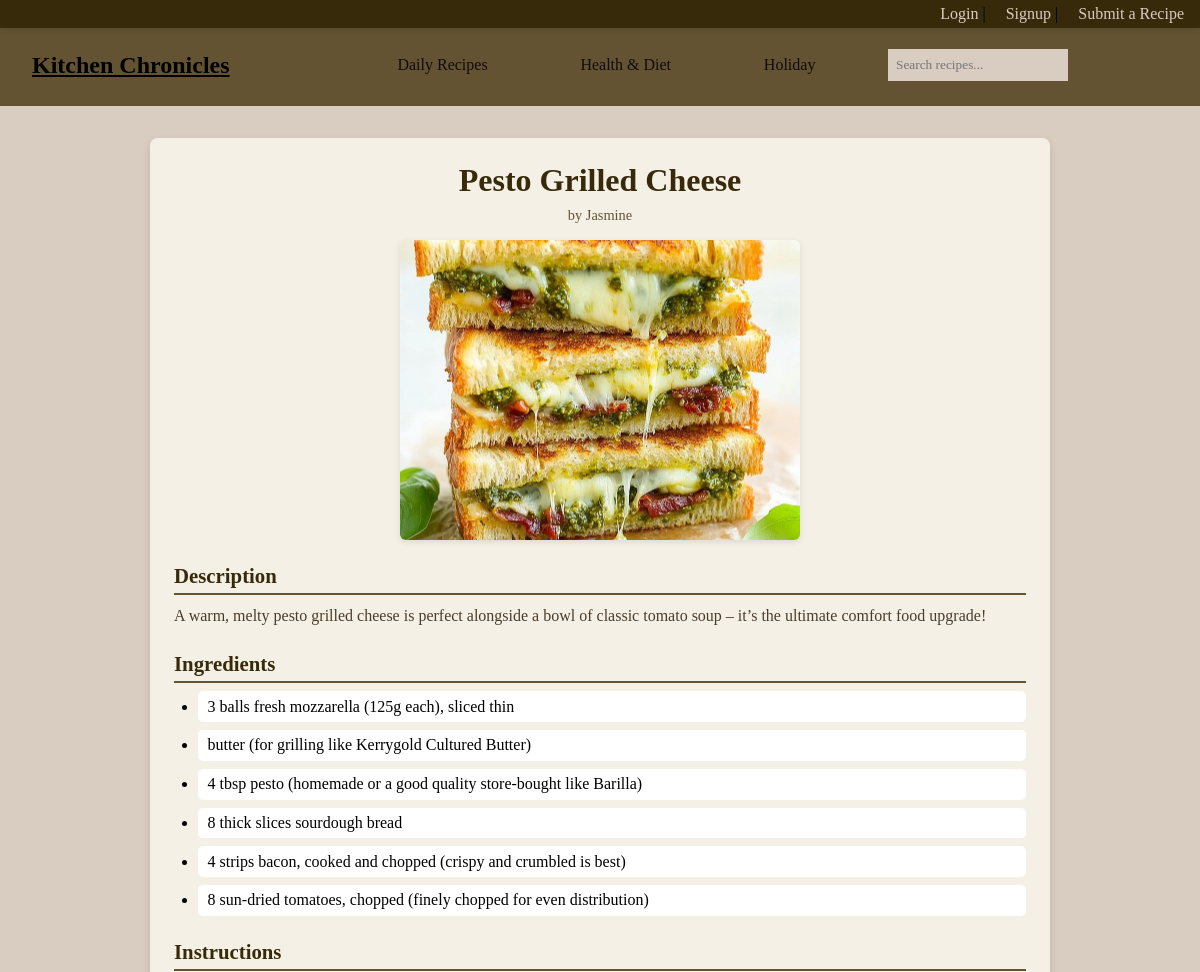
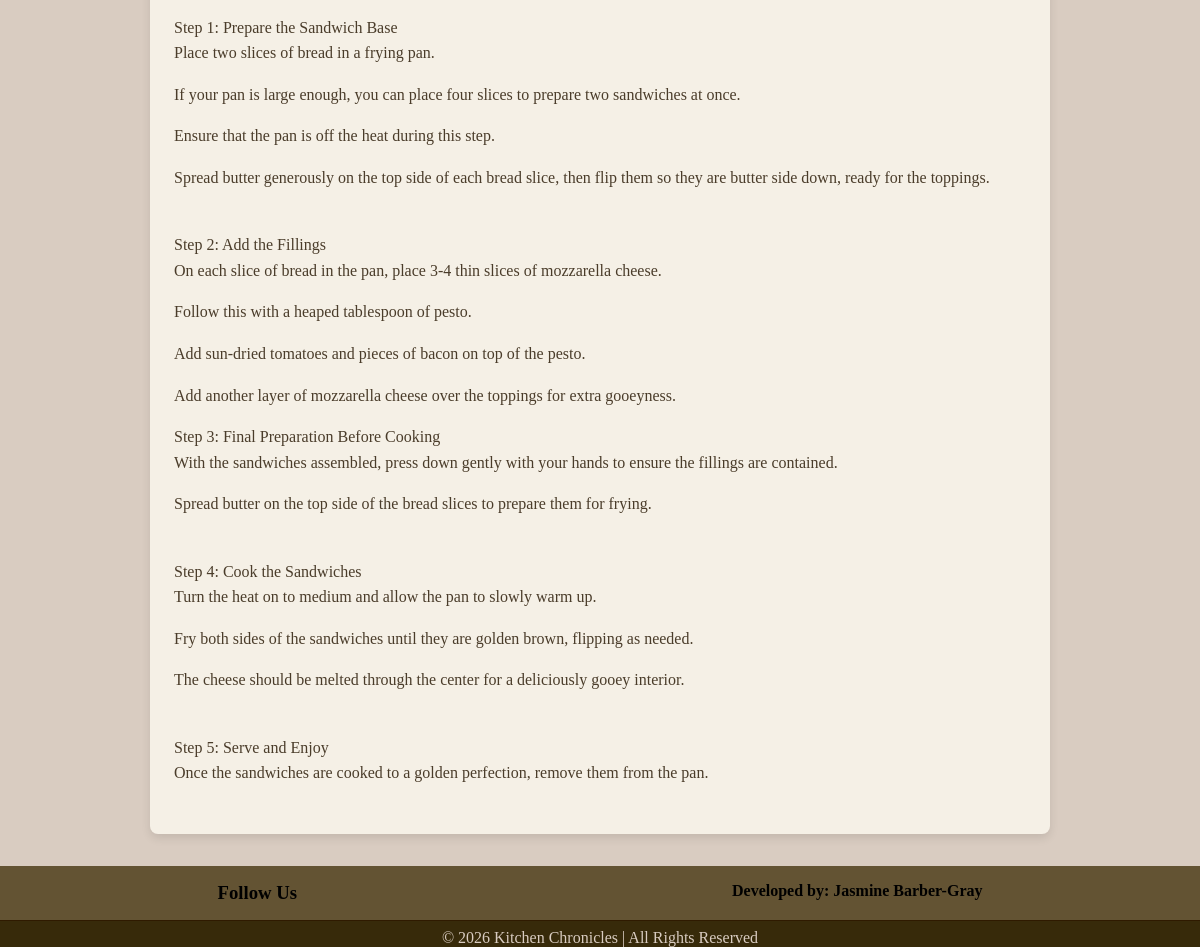
The page /recipe/7/ on the database its author committed (2 pictures, top to bottom).
### recipes/models.py (models this page shows, shortened)
class Recipe(models.Model):
    CATEGORY_CHOICES = [
        ('Breakfast', 'breakfast'),
        ('Lunch', 'lunch'),
        ('Dinner', 'dinner'),
        ('Dessert', 'dessert'),
        ('Keto', 'keto'),
        ('Vegan', 'vegan'),
        ('Valentine\'s Day', 'valentine\'s Day'),
        ('Easter', 'easter'),
        ('Halloween', 'halloween'),
        ('Thanksgiving', 'thanksgiving'),
        ('Christmas', 'christmas'),
        ('New Years', 'new years'),
    ]
    title = models.CharField(max_length=200)
    author = models.ForeignKey(User, on_delete=models.CASCADE)
    category = models.CharField(max_length=20, choices=CATEGORY_CHOICES)
    image = models.ImageField(upload_to='recipes/images', blank=True, null=True)
    description = models.TextField()
    ingredients = models.TextField()
    instructions = models.TextField()

### recipes/views.py (the view)
# urls.py: path('recipe/<int:id>/', views.recipe_detail, name='recipe_detail'),
def recipe_detail(request, id):
    recipe = get_object_or_404(Recipe, id=id)
    return render(request, "recipes/recipe_detail.html", {
        "recipe": recipe
    })

### recipes/templates/recipes/recipe_detail.html (shortened to what this page needs)
{% extends 'base.html' %}
{% block content %}
<div class="recipe-detail-container">
    <h1>{{ recipe.title }}</h1>
    <p class="recipe-author">by {{ recipe.author.username }}</p>
    {% if recipe.image %}
        <img src="{{ recipe.image.url }}" alt="{{ recipe.title }}">
    {% endif %}
    <div class="recipe-section">
        <h2>Description</h2>
        <p>{{ recipe.description }}</p>
    </div>
    <div class="recipe-section">
        <h2>Ingredients</h2>
        <ul class="ingredients-list">
        {% for item in recipe.ingredients.splitlines %}
            {% if item %}
                <li>{{ item }}</li>
            {% endif %}
        {% endfor %}
        </ul>
    </div>
    <div class="recipe-section">
        <h2>Instructions</h2>
        <p>{{ recipe.instructions | linebreaks }}</p>
    </div>
</div>
{% endblock %}

### recipes/static/recipes/style.css (style rules this page uses)
* { margin: 0; padding: 0; box-sizing: border-box; font-family: Georgia, 'Times New Roman', Times, serif; }
body { background: #d9ccc1; color: #000000; margin: 0; padding: 0; overflow: auto; max-width: 100% }
.recipe-detail-container { max-width: 900px; margin: 2rem auto; padding: 1.5rem; background-color: #f5f0e6; border-radius: 8px; box-shadow: 0 4px 10px rgba(0,0,0,0.1); }
.recipe-detail-container h1 { font-size: 2rem; color: #372a0a; text-align: center; margin-bottom: 0.5rem; }
.recipe-author { text-align: center; font-size: 0.9rem; color: #635333; margin-bottom: 1rem; }
.recipe-detail-container img { display: block; max-width: 100%; margin: 0 auto 1.5rem auto; border-radius: 6px; box-shadow: 0 2px 6px rgba(0,0,0,0.1); }
.recipe-section { margin-bottom: 1.5rem; }
.recipe-section h2 { font-size: 1.3rem; color: #372a0a; border-bottom: 2px solid #635333; padding-bottom: 0.3rem; margin-bottom: 0.5rem; }
.recipe-section p { font-size: 1rem; line-height: 1.6; color: #4a3c2a; margin-bottom: 1rem; }
.ingredients-list { list-style-type: disc; padding-left: 1.5rem; margin-top: 0.5rem; }
.ingredients-list li { margin-bottom: 0.5rem; background-color: #fff; padding: 0.4rem 0.6rem; border-radius: 5px; }
.recipe-detail-container img { display: block; margin: 0 auto 1.5rem auto; width: 400px; height: 300px; object-fit: cover; border-radius: 6px; box-shadow: 0 2px 6px rgba(0,0,0,0.1); }

### rows shown on the page
Recipe: title "Pesto Grilled Cheese", author.username "Jasmine", image (picture), description "A warm, melty pesto grilled cheese is perfect alongside a bowl of classic tomato soup – it’s the ultimate comfort food upgrade!", instructions "Step 1: Prepare the Sandwich Base Place two slices of bread in a frying pan. If your pan is large enough, you can place four slices to prepare two sandwiches at once. Ensure that the pan is off the heat during this step. Spread butter generously on the top side of each bread slice, then flip them so they are butter side down, ready for the toppings. Step 2: Add the Fillings On each slice of bread in the pan, place 3-4 thin slices of mozzarella cheese. Follow this with a heaped tablespoon of pesto. Add sun-dried tomatoes and pieces of bacon on top of the pesto. Add another layer of mozzarella cheese over the toppings for extra gooeyness. Step 3: Final Preparation Before Cooking With the…"

### other values the page prints
{{ item }} "3 balls fresh mozzarella (125g each), sliced thin" "butter (for grilling like Kerrygold Cultured Butter)" "4 tbsp pesto (homemade or a good quality store-bought like Barilla)" "8 thick slices sourdough bread" "4 strips bacon, cooked and chopped (crispy and crumbled is best)" "8 sun-dried tomatoes, chopped (finely chopped for even distribution)"
